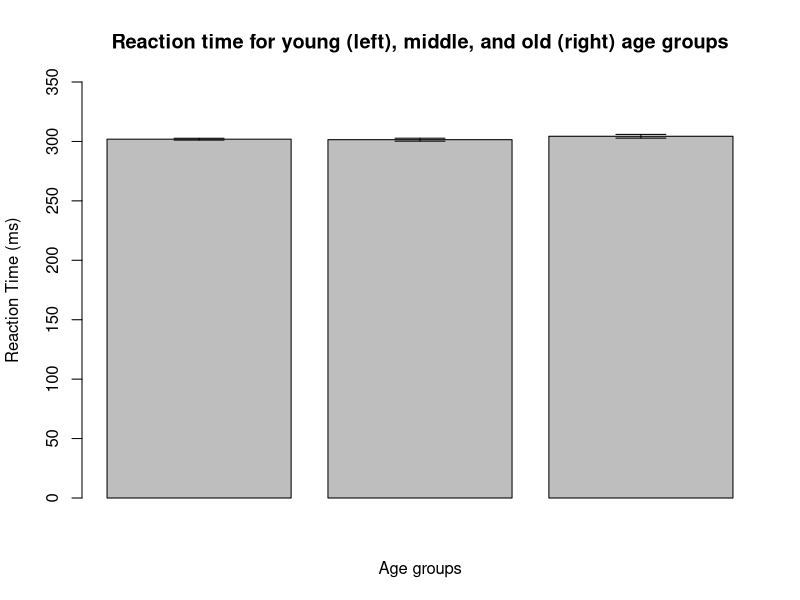

Write the R code that produced this figure.
data = read.table("exam_question1.txt")
names(data) = c('subject', 'group', 'RT')

means = aggregate(data$RT, list(data$group), mean)
means = means$x

sds = aggregate(data$RT, list(data$group), sd)
sds = sds$x

cis = abs(qt(0.05, 19)*sds/sqrt(20))
bp = barplot(means, ylim = c(0,350), xlab = 'Age groups', ylab = 'Reaction Time (ms)', main = 'Reaction time for young (left), middle, and old (right) age groups')
arrows(bp, means-cis, bp, means+cis, angle = 90, code = 3, length = 0.25)